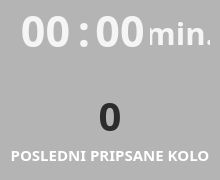
<?xml version="1.0" encoding="UTF-8"?>
<ui version="4.0">
 <class>LastRoundBar</class>
 <widget class="QWidget" name="LastRoundBar">
  <property name="geometry">
   <rect>
    <x>0</x>
    <y>0</y>
    <width>220</width>
    <height>180</height>
   </rect>
  </property>
  <property name="minimumSize">
   <size>
    <width>220</width>
    <height>180</height>
   </size>
  </property>
  <property name="maximumSize">
   <size>
    <width>220</width>
    <height>180</height>
   </size>
  </property>
  <property name="windowTitle">
   <string>Form</string>
  </property>
  <property name="styleSheet">
   <string notr="true">background: rgb(180, 180, 180);</string>
  </property>
  <widget class="QLabel" name="label_Min">
   <property name="geometry">
    <rect>
     <x>150</x>
     <y>-7</y>
     <width>60</width>
     <height>80</height>
    </rect>
   </property>
   <property name="font">
    <font>
     <family>Radio Space Bold</family>
     <pointsize>23</pointsize>
     <weight>75</weight>
     <bold>true</bold>
    </font>
   </property>
   <property name="styleSheet">
    <string notr="true">color: rgb(245, 245, 245)</string>
   </property>
   <property name="text">
    <string>min.</string>
   </property>
   <property name="alignment">
    <set>Qt::AlignCenter</set>
   </property>
  </widget>
  <widget class="QLabel" name="label_M">
   <property name="geometry">
    <rect>
     <x>10</x>
     <y>-10</y>
     <width>71</width>
     <height>80</height>
    </rect>
   </property>
   <property name="font">
    <font>
     <family>Radio Space Bold</family>
     <pointsize>32</pointsize>
     <weight>75</weight>
     <bold>true</bold>
    </font>
   </property>
   <property name="styleSheet">
    <string notr="true">color: rgb(245, 245, 245)</string>
   </property>
   <property name="text">
    <string>00</string>
   </property>
   <property name="alignment">
    <set>Qt::AlignCenter</set>
   </property>
  </widget>
  <widget class="QLabel" name="label_Team">
   <property name="geometry">
    <rect>
     <x>10</x>
     <y>50</y>
     <width>200</width>
     <height>41</height>
    </rect>
   </property>
   <property name="font">
    <font>
     <family>Radio Space Bold</family>
     <pointsize>20</pointsize>
     <weight>75</weight>
     <bold>true</bold>
    </font>
   </property>
   <property name="styleSheet">
    <string notr="true">color: rgb(29, 29, 29)</string>
   </property>
   <property name="text">
    <string/>
   </property>
   <property name="alignment">
    <set>Qt::AlignCenter</set>
   </property>
  </widget>
  <widget class="QLabel" name="label_4">
   <property name="geometry">
    <rect>
     <x>76</x>
     <y>-10</y>
     <width>16</width>
     <height>80</height>
    </rect>
   </property>
   <property name="font">
    <font>
     <family>Radio Space Bold</family>
     <pointsize>32</pointsize>
     <weight>75</weight>
     <bold>true</bold>
    </font>
   </property>
   <property name="styleSheet">
    <string notr="true">color: rgb(245, 245, 245)</string>
   </property>
   <property name="inputMethodHints">
    <set>Qt::ImhNone</set>
   </property>
   <property name="text">
    <string>:</string>
   </property>
   <property name="alignment">
    <set>Qt::AlignCenter</set>
   </property>
  </widget>
  <widget class="QLabel" name="label_S">
   <property name="geometry">
    <rect>
     <x>90</x>
     <y>-10</y>
     <width>60</width>
     <height>80</height>
    </rect>
   </property>
   <property name="font">
    <font>
     <family>Radio Space Bold</family>
     <pointsize>32</pointsize>
     <weight>75</weight>
     <bold>true</bold>
    </font>
   </property>
   <property name="autoFillBackground">
    <bool>false</bool>
   </property>
   <property name="styleSheet">
    <string notr="true">color: rgb(245, 245, 245)</string>
   </property>
   <property name="text">
    <string>00</string>
   </property>
   <property name="alignment">
    <set>Qt::AlignCenter</set>
   </property>
  </widget>
  <widget class="QLabel" name="label">
   <property name="geometry">
    <rect>
     <x>10</x>
     <y>140</y>
     <width>200</width>
     <height>30</height>
    </rect>
   </property>
   <property name="font">
    <font>
     <family>Radio Space Bold</family>
     <pointsize>11</pointsize>
     <weight>75</weight>
     <bold>true</bold>
    </font>
   </property>
   <property name="styleSheet">
    <string notr="true">color: white;</string>
   </property>
   <property name="text">
    <string>POSLEDNI PRIPSANE KOLO</string>
   </property>
   <property name="alignment">
    <set>Qt::AlignCenter</set>
   </property>
  </widget>
  <widget class="QLabel" name="label_Rounds">
   <property name="geometry">
    <rect>
     <x>10</x>
     <y>90</y>
     <width>200</width>
     <height>51</height>
    </rect>
   </property>
   <property name="font">
    <font>
     <family>Radio Space Bold</family>
     <pointsize>30</pointsize>
     <weight>75</weight>
     <bold>true</bold>
    </font>
   </property>
   <property name="styleSheet">
    <string notr="true">color: rgb(44, 44, 44)</string>
   </property>
   <property name="text">
    <string>0</string>
   </property>
   <property name="alignment">
    <set>Qt::AlignCenter</set>
   </property>
  </widget>
 </widget>
 <resources/>
 <connections/>
</ui>
